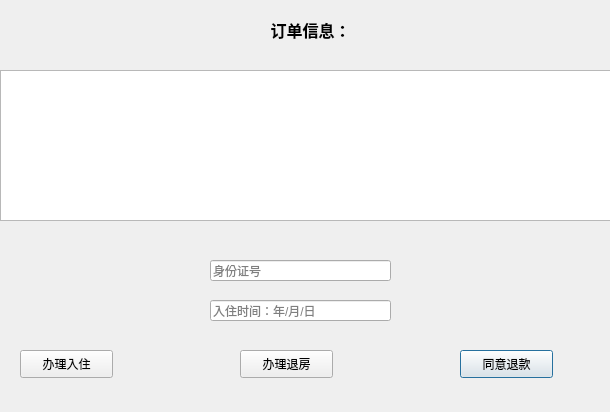
<?xml version="1.0" encoding="UTF-8"?>
<ui version="4.0">
 <class>orderlist</class>
 <widget class="QDialog" name="orderlist">
  <property name="geometry">
   <rect>
    <x>0</x>
    <y>0</y>
    <width>610</width>
    <height>412</height>
   </rect>
  </property>
  <property name="windowTitle">
   <string>Dialog</string>
  </property>
  <widget class="QLabel" name="label">
   <property name="geometry">
    <rect>
     <x>230</x>
     <y>10</y>
     <width>161</width>
     <height>41</height>
    </rect>
   </property>
   <property name="text">
    <string>&lt;html&gt;&lt;head/&gt;&lt;body&gt;&lt;p align=&quot;center&quot;&gt;&lt;span style=&quot; font-size:12pt; font-weight:600;&quot;&gt;订单信息：&lt;/span&gt;&lt;/p&gt;&lt;/body&gt;&lt;/html&gt;</string>
   </property>
  </widget>
  <widget class="QTableWidget" name="tableWidget">
   <property name="geometry">
    <rect>
     <x>0</x>
     <y>70</y>
     <width>611</width>
     <height>151</height>
    </rect>
   </property>
  </widget>
  <widget class="QLineEdit" name="lineEdit">
   <property name="geometry">
    <rect>
     <x>210</x>
     <y>260</y>
     <width>181</width>
     <height>21</height>
    </rect>
   </property>
   <property name="placeholderText">
    <string>身份证号</string>
   </property>
  </widget>
  <widget class="QLineEdit" name="lineEdit_2">
   <property name="geometry">
    <rect>
     <x>210</x>
     <y>300</y>
     <width>181</width>
     <height>21</height>
    </rect>
   </property>
   <property name="placeholderText">
    <string>入住时间：年/月/日</string>
   </property>
  </widget>
  <widget class="QPushButton" name="remoneyBtn">
   <property name="geometry">
    <rect>
     <x>460</x>
     <y>350</y>
     <width>93</width>
     <height>28</height>
    </rect>
   </property>
   <property name="styleSheet">
    <string notr="true">font: 10pt &quot;仿宋&quot;;</string>
   </property>
   <property name="text">
    <string>同意退款</string>
   </property>
  </widget>
  <widget class="QPushButton" name="inBtn">
   <property name="geometry">
    <rect>
     <x>20</x>
     <y>350</y>
     <width>93</width>
     <height>28</height>
    </rect>
   </property>
   <property name="styleSheet">
    <string notr="true">font: 10pt &quot;仿宋&quot;;</string>
   </property>
   <property name="text">
    <string>办理入住</string>
   </property>
  </widget>
  <widget class="QPushButton" name="leaveBtn">
   <property name="geometry">
    <rect>
     <x>240</x>
     <y>350</y>
     <width>93</width>
     <height>28</height>
    </rect>
   </property>
   <property name="styleSheet">
    <string notr="true">font: 10pt &quot;仿宋&quot;;</string>
   </property>
   <property name="text">
    <string>办理退房</string>
   </property>
  </widget>
  <widget class="QLabel" name="label_2">
   <property name="geometry">
    <rect>
     <x>10</x>
     <y>10</y>
     <width>101</width>
     <height>20</height>
    </rect>
   </property>
   <property name="text">
    <string/>
   </property>
  </widget>
 </widget>
 <resources/>
 <connections/>
</ui>
